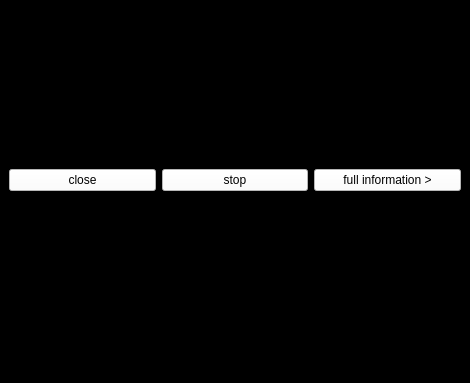
<?xml version="1.0" encoding="UTF-8"?>
<ui version="4.0">
 <class>sensitive_data</class>
 <widget class="QMainWindow" name="sensitive_data">
  <property name="geometry">
   <rect>
    <x>0</x>
    <y>0</y>
    <width>470</width>
    <height>383</height>
   </rect>
  </property>
  <property name="windowTitle">
   <string>MainWindow</string>
  </property>
  <property name="styleSheet">
   <string notr="true">background-color: rgb(0, 0, 0);
color: rgb(255, 255, 255);
font: 11pt &quot;MV Boli&quot;;</string>
  </property>
  <widget class="QWidget" name="centralwidget">
   <layout class="QVBoxLayout" name="verticalLayout">
    <item>
     <layout class="QGridLayout" name="gridLayout">
      <item row="0" column="0">
       <layout class="QVBoxLayout" name="layout1"/>
      </item>
      <item row="0" column="2">
       <layout class="QVBoxLayout" name="layout3"/>
      </item>
      <item row="0" column="1">
       <layout class="QVBoxLayout" name="layout2"/>
      </item>
      <item row="1" column="0">
       <layout class="QVBoxLayout" name="layout4"/>
      </item>
      <item row="1" column="1">
       <layout class="QVBoxLayout" name="layout5"/>
      </item>
      <item row="1" column="2">
       <layout class="QVBoxLayout" name="layout6"/>
      </item>
     </layout>
    </item>
    <item>
     <layout class="QHBoxLayout" name="horizontalLayout">
      <item>
       <widget class="QPushButton" name="close">
        <property name="styleSheet">
         <string notr="true">color: rgb(0, 0, 0);
background-color: rgb(255, 255, 255);</string>
        </property>
        <property name="text">
         <string>close</string>
        </property>
       </widget>
      </item>
      <item>
       <widget class="QPushButton" name="stop">
        <property name="styleSheet">
         <string notr="true">color: rgb(0, 0, 0);
background-color: rgb(255, 255, 255);</string>
        </property>
        <property name="text">
         <string>stop</string>
        </property>
       </widget>
      </item>
      <item>
       <widget class="QPushButton" name="change">
        <property name="styleSheet">
         <string notr="true">color: rgb(0, 0, 0);
background-color: rgb(255, 255, 255);</string>
        </property>
        <property name="text">
         <string>full information &gt;</string>
        </property>
       </widget>
      </item>
     </layout>
    </item>
   </layout>
  </widget>
  <widget class="QMenuBar" name="menubar">
   <property name="geometry">
    <rect>
     <x>0</x>
     <y>0</y>
     <width>470</width>
     <height>29</height>
    </rect>
   </property>
  </widget>
  <widget class="QStatusBar" name="statusbar"/>
 </widget>
 <resources/>
 <connections/>
</ui>
